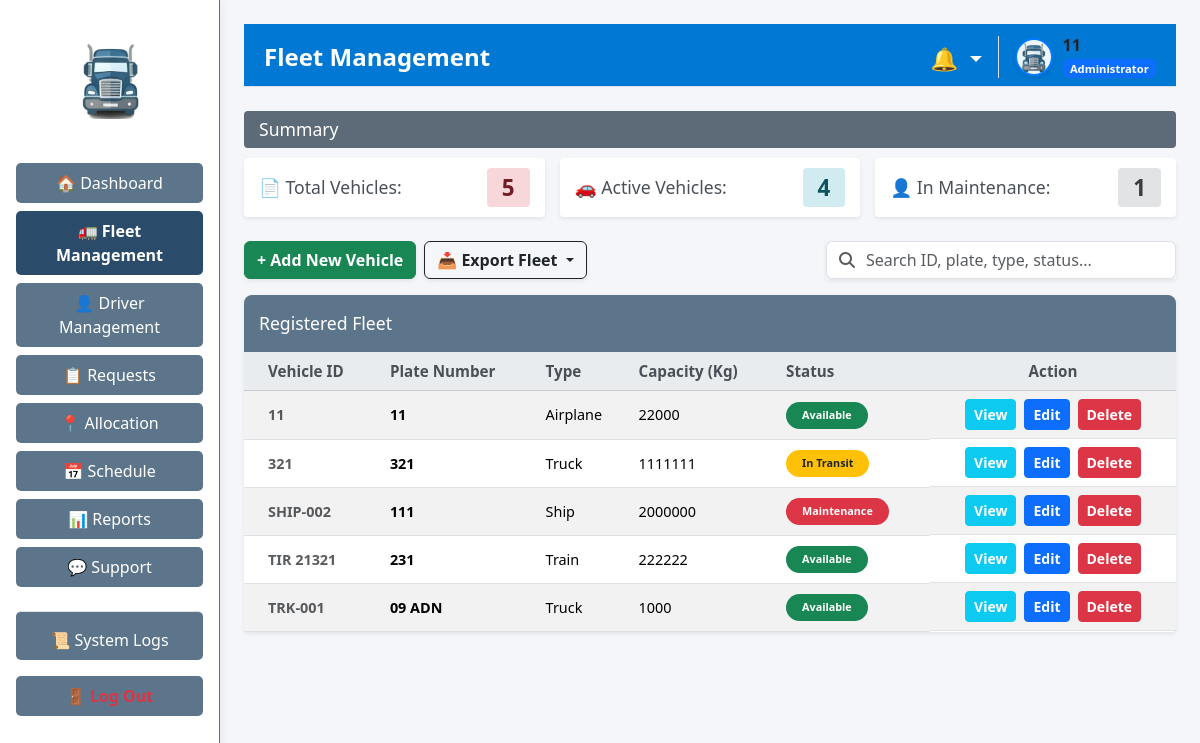
/fleet (signed in), run on an earlier commit of the app's database.
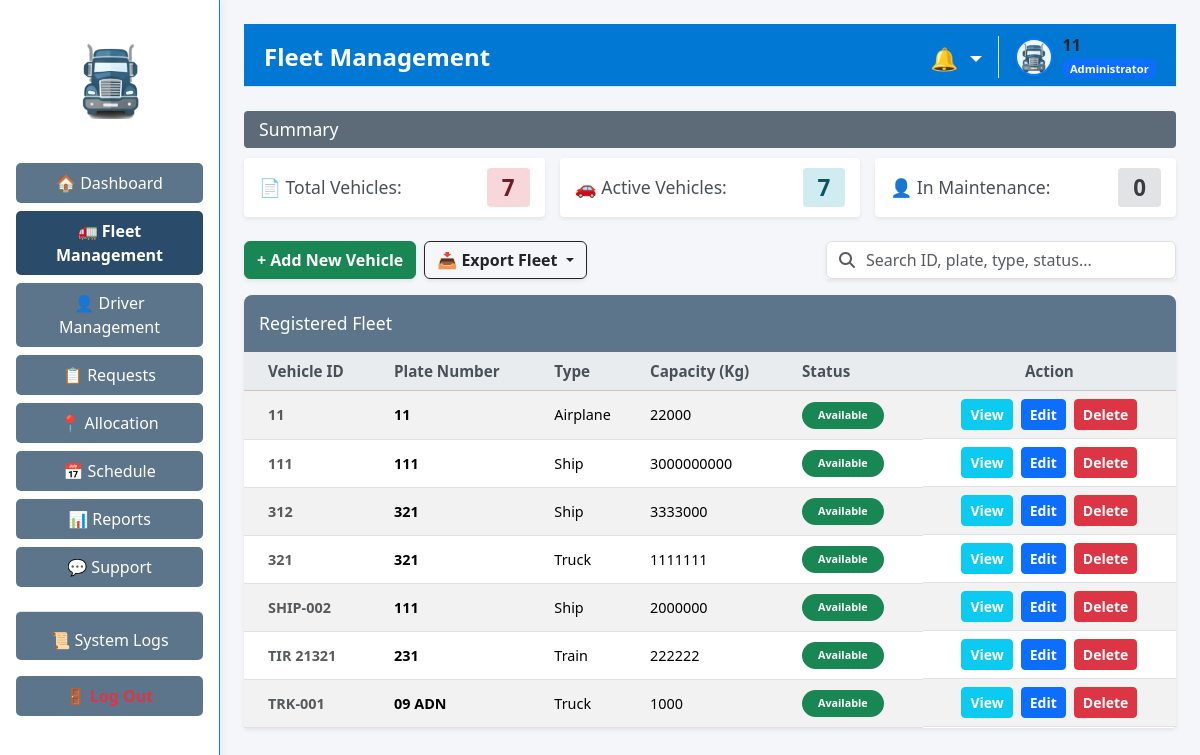
And on a later commit of the database.
### tables this page shows
CREATE TABLE vehicles (
                        id TEXT PRIMARY KEY,
                        plate_number TEXT NOT NULL,
                        type TEXT NOT NULL,
                        capacity INTEGER NOT NULL,
                        status TEXT NOT NULL
                    , last_modified_by TEXT DEFAULT 'System', last_modified_at DATETIME DEFAULT NULL);

### app/routes/fleet_routes.py (the view)
@fleet_bp.route('/fleet', methods=['GET'])
def fleet_management() -> str:
    if 'user_id' not in session:
        flash("Please log in to access Fleet Management.", "danger")
        return redirect(url_for('auth.login'))
    try:
        view_data = fleet_logic.load_fleet_data()
        user_role = session.get('role', 'Staff')
        username = session.get('username', 'User')
        return render_template('admin/fleet.html', data=view_data, role=user_role, username=username)
    except Exception as routing_error:
        logging.error(f"Fleet routing error: {routing_error}")
        flash("An error occurred while loading the fleet module.", "danger")
        return redirect(url_for('dashboard.main_dashboard'))

### app/controllers/fleet_controller.py (called while the page is built)
    def load_fleet_data(self) -> Dict[str, Any]:
        fleet_data: Dict[str, Any] = {}
        try:
            fleet_data["summary"] = self.model.get_fleet_summary()
            fleet_data["vehicles"] = self.model.get_all_vehicles()
            return fleet_data
        except Exception as logic_error:
            logging.error(f"Error processing fleet data: {logic_error}")
            return {"summary": {"total": 0, "active": 0, "maintenance": 0}, "vehicles": []}

### app/models/fleet_model.py (called while the page is built)
    def get_all_vehicles(self) -> List[Dict[str, Any]]:
        vehicles: List[Dict[str, Any]] = []
        try:
            with sqlite3.connect(DB_PATH) as connection:
                connection.row_factory = sqlite3.Row
                db_cursor = connection.cursor()
                db_cursor.execute("SELECT id, plate_number, type, capacity, status FROM vehicles ORDER BY id")
                rows = db_cursor.fetchall()
                for row in rows:
                    vehicles.append(dict(row))
                return vehicles
        except sqlite3.Error as db_error:
            logging.error(f"Error retrieving vehicle list: {db_error}")
            return vehicles

### app/templates/admin/fleet.html (shortened to what this page needs)
{% extends "layouts/admin_layout.html" %}
{% block page_header %}Fleet Management{% endblock %}
{% block content %}
<div class="section-header">Summary</div>
<div class="card-row mb-4">
    <div class="summary-card shadow-sm border-0" style="border-left: 4px solid #f66d9b;">
        <span>📄 Total Vehicles:</span>
        <span class="badge-count bg-pink">{{ data.summary.total }}</span>
    </div>
    <div class="summary-card shadow-sm border-0" style="border-left: 4px solid #17a2b8;">
        <span>🚗 Active Vehicles:</span>
        <span class="badge-count bg-teal">{{ data.summary.active }}</span>
    </div>
    <div class="summary-card shadow-sm border-0" style="border-left: 4px solid #6c757d;">
        <span>👤 In Maintenance:</span>
        <span class="badge-count bg-grey">{{ data.summary.maintenance }}</span>
    </div>
</div>
<div class="d-flex justify-content-between align-items-center mb-3">
    <div class="d-flex gap-2">
        <button type="button" class="btn btn-success fw-bold custom-rounded shadow-sm" data-bs-toggle="modal" data-bs-target="#addVehicleModal">
            + Add New Vehicle
        </button>
        <div class="dropdown">
            <button class="btn btn-outline-dark fw-bold custom-rounded shadow-sm dropdown-toggle" type="button" data-bs-toggle="dropdown">
                📥 Export Fleet
            </button>
        </div>
    </div>
    <div class="input-group shadow-sm custom-rounded" style="max-width: 350px;">
        <span class="input-group-text bg-white border-end-0"><i class="fa-solid fa-search text-muted"></i></span>
        <input type="text" id="tableSearchInput" class="form-control border-start-0 ps-0" placeholder="Search ID, plate, type, status...">
    </div>
</div>
<div class="table-container shadow-sm border-0">
    <div class="section-header text-white" style="margin-bottom: 0; border-radius: 8px 8px 0 0; background-color: #5d758b; padding: 15px;">Registered Fleet</div>
    <table class="table table-striped table-hover custom-table mb-0 align-middle">
        <thead class="table-light">
            <tr>
                <th class="ps-4">Vehicle ID</th>
                <th>Plate Number</th>
                <th>Type</th>
                <th>Capacity (Kg)</th>
                <th>Status</th>
                <th class="text-center">Action</th>
            </tr>
        </thead>
        <tbody>
            {% if data.vehicles|length == 0 %}
            <tr><td colspan="6" class="text-center py-5 text-muted">No vehicles in the database.</td></tr>
            {% else %}
                {% for vehicle in data.vehicles %}
                <tr class="searchable-row">
                    <td class="ps-4 fw-bold text-muted">{{ vehicle.id }}</td>
                    <td class="fw-bold">{{ vehicle.plate_number }}</td>
                    <td>{{ vehicle.type }}</td>
                    <td>{{ vehicle.capacity }}</td>
                    <td><span class="badge bg-{{ 'danger' if vehicle.status == 'Maintenance' else ('warning text-dark' if vehicle.status == 'In Transit' else 'success') }} px-3 py-2 rounded-pill">{{ vehicle.status }}</span></td>
                    <td class="d-flex justify-content-center gap-2">
                        <button type="button" class="btn btn-info btn-sm text-white fw-bold custom-rounded" data-bs-toggle="modal" data-bs-target="#viewModal{{ loop.index }}">View</button>
                        <button type="button" class="btn btn-primary btn-sm fw-bold custom-rounded" data-bs-toggle="modal" data-bs-target="#editModal{{ loop.index }}">Edit</button>
                        <form method="POST" action="{{ url_for('fleet.delete_vehicle', vehicle_id=vehicle.id) }}" style="display:inline; margin:0;">
                            <button type="submit" class="btn btn-danger btn-sm fw-bold custom-rounded" onclick="return confirm('Delete this vehicle?');">Delete</button>
                        </form>
                    </td>
                </tr>
                {% endfor %}
            {% endif %}
        </tbody>
    </table>
</div>
{% endblock %}

What changed in the data, as far as the page shows it:
added vehicles: id "111", plate_number "111", type "Ship", capacity "3000000000", status "Available"
added vehicles: id "312", plate_number "321", type "Ship", capacity "3333000", status "Available"
changed vehicles id 321: status "In Transit" → "Available"
changed vehicles "SHIP-002": status "Maintenance" → "Available"
Also different on the page:
{{ data.summary.total }}: "5" → "7"
{{ data.summary.active }}: "4" → "7"
{{ data.summary.maintenance }}: "1" → "0"
